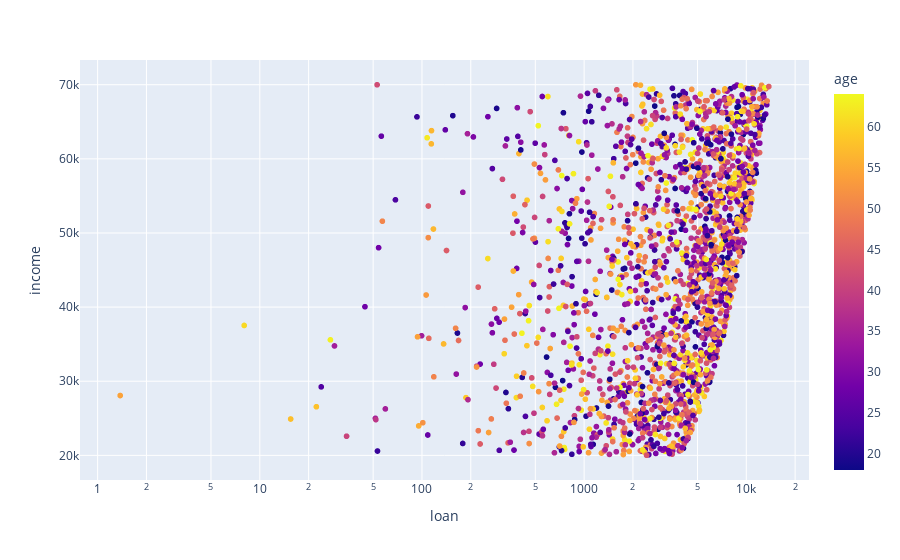

Source (notebook cell):
### Code cell
fig = px.scatter(df, x="loan", y="income",color="age", log_x=True, size_max=60)
fig.show()

### Figure 1 — Plotly figure (JSON) as saved in the notebook; plotly's stock layout.template omitted (floating-point values rounded to 4 significant figures; data arrays with more than 128 entries replaced by an {"elided": "..."} marker saying what was removed)
{"data": [{"hovertemplate": "loan=%{x}<br>income=%{y}<br>age=%{marker.color}<extra></extra>", "legendgroup": "", "marker": {"color": {"elided": "2000 float values"}, "coloraxis": "coloraxis", "symbol": "circle"}, "mode": "markers", "name": "", "showlegend": false, "type": "scattergl", "x": {"elided": "2000 float values"}, "xaxis": "x", "y": {"elided": "2000 float values"}, "yaxis": "y"}], "layout": {"coloraxis": {"colorbar": {"title": {"text": "age"}}, "colorscale": [[0, "#0d0887"], [0.1111, "#46039f"], [0.2222, "#7201a8"], [0.3333, "#9c179e"], [0.4444, "#bd3786"], [0.5556, "#d8576b"], [0.6667, "#ed7953"], [0.7778, "#fb9f3a"], [0.8889, "#fdca26"], [1, "#f0f921"]]}, "legend": {"tracegroupgap": 0}, "margin": {"t": 60}, "xaxis": {"anchor": "y", "domain": [0, 1], "title": {"text": "loan"}, "type": "log"}, "yaxis": {"anchor": "x", "domain": [0, 1], "title": {"text": "income"}}}}
